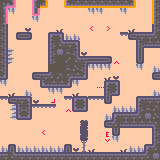

A level layout from a 2D game, rendered from its tile map. Below: a short description, then the map file with tile-grid data replaced by summaries:
An orthogonal 20x20 tile map with 8x8 px tiles, 5 tile layers (BG, Blocks, Platforms, Deco, ...), 3 tilesets and 22 objects (8x sign, 6x exit, 2x enemy, checkpoint, lock, ...).

<map version="1.10" tiledversion="1.12.2" orientation="orthogonal" renderorder="right-down" width="20" height="20" tilewidth="8" tileheight="8" infinite="0" nextlayerid="7" nextobjectid="41">
 <editorsettings>
  <export target="Start.tmj" format="json" />
 </editorsettings>
 <tileset firstgid="1" name="Pico" tilewidth="8" tileheight="8" tilecount="150" columns="15">
  <image source="tilemap_packed.png" width="120" height="80" />
 </tileset>
 <tileset firstgid="151" name="tilemap_packed_transparent" tilewidth="8" tileheight="8" tilecount="150" columns="15">
  <image source="tilemap_packed_transparent.png" width="120" height="80" />
 </tileset>
 <tileset firstgid="301" name="grayscale" tilewidth="8" tileheight="8" tilecount="150" columns="15">
  <image source="tilemap_colorDif.png" width="120" height="80" />
 </tileset>
 <layer id="2" name="BG" width="20" height="20">
  <data>[400 cells, 400 non-empty, 2 distinct tile ids]</data>
 </layer>
 <layer id="3" name="Blocks" width="20" height="20">
  <data>[400 cells, 132 non-empty, 32 distinct tile ids]</data>
 </layer>
 <layer id="6" name="Platforms" width="20" height="20">
  <data>[400 cells, 8 non-empty, 1 distinct tile ids]</data>
 </layer>
 <layer id="4" name="Deco" width="20" height="20">
  <data>[400 cells, 25 non-empty, 12 distinct tile ids]</data>
 </layer>
 <layer id="1" name="Spikes" width="20" height="20">
  <data>[400 cells, 36 non-empty, 1 distinct tile ids]</data>
 </layer>
 <objectgroup id="5" name="Objects">
  <object id="1" name="checkpoint" gid="374" x="58" y="62" width="4" height="4" />
  <object id="2" name="lock" gid="368" x="48" y="72" width="8" height="8" />
  <object id="3" name="key" gid="217" x="8" y="72" width="8" height="8" />
  <object id="4" name="star" gid="448" x="152" y="56" width="8" height="8" />
  <object id="5" name="jumpPad" gid="316" x="8" y="144" width="8" height="8" />
  <object id="8" name="player" gid="2147483890" x="144" y="144" width="8" height="8">
   <properties>
    <property name="friction" value="8" />
    <property name="jump" value="0.09" />
    <property name="maxSpeed" value="0.05" />
    <property name="particle" value="ground" />
    <property name="speed" value="0.5" />
   </properties>
  </object>
  <object id="10" name="enemy" gid="265" x="80" y="152" width="8" height="8">
   <properties>
    <property name="left" value="1" />
    <property name="right" value="2" />
    <property name="speed" value="15" />
   </properties>
  </object>
  <object id="11" name="enemy" gid="265" x="96" y="56" width="8" height="8">
   <properties>
    <property name="left" value="2" />
    <property name="right" value="1" />
    <property name="speed" value="20" />
   </properties>
  </object>
  <object id="15" name="sign" gid="196" x="104" y="152" width="8" height="8">
   <properties>
    <property name="text" value="Welcome to the tutorial / level select" />
   </properties>
  </object>
  <object id="17" name="sign" gid="196" x="64" y="144" width="8" height="8">
   <properties>
    <property name="text" value="Jump mid air to use an 8-directional dash" />
   </properties>
  </object>
  <object id="18" name="sign" gid="240" x="136" y="32" width="8" height="8">
   <properties>
    <property name="text" value="- Normal mode -" />
   </properties>
  </object>
  <object id="21" name="sign" gid="240" x="48" y="32" width="8" height="8">
   <properties>
    <property name="text">- Practice mode -
Level: Peanut Butter</property>
   </properties>
  </object>
  <object id="22" name="sign" gid="225" x="16" y="32" width="8" height="8">
   <properties>
    <property name="text">- Practice mode -
Level: Jelly</property>
   </properties>
  </object>
  <object id="23" name="sign" gid="196" x="32" y="72" width="8" height="8">
   <properties>
    <property name="text">After collecting the checkpoint powerup,
press 'c' to use while grounded.
Press 'r' to manually respawn.</property>
   </properties>
  </object>
  <object id="30" name="exit" gid="227" x="144" y="0" width="8" height="8" rotation="180">
   <properties>
    <property name="isPractice" type="bool" value="false" />
    <property name="level" value="PeanutButter" />
   </properties>
  </object>
  <object id="31" name="exit" gid="227" x="152" y="0" width="8" height="8" rotation="180">
   <properties>
    <property name="isPractice" type="bool" value="false" />
    <property name="level" value="PeanutButter" />
   </properties>
  </object>
  <object id="32" name="exit" gid="227" x="56" y="0" width="8" height="8" rotation="180">
   <properties>
    <property name="isPractice" type="bool" value="true" />
    <property name="level" value="PeanutButter" />
   </properties>
  </object>
  <object id="33" name="exit" gid="227" x="64" y="0" width="8" height="8" rotation="180">
   <properties>
    <property name="isPractice" type="bool" value="true" />
    <property name="level" value="PeanutButter" />
   </properties>
  </object>
  <object id="34" name="exit" gid="227" x="24" y="0" width="8" height="8" rotation="180">
   <properties>
    <property name="isPractice" type="bool" value="true" />
    <property name="level" value="Jelly" />
   </properties>
  </object>
  <object id="35" name="exit" gid="227" x="32" y="0" width="8" height="8" rotation="180">
   <properties>
    <property name="isPractice" type="bool" value="true" />
    <property name="level" value="Jelly" />
   </properties>
  </object>
  <object id="39" name="sign" gid="196" x="88" y="96" width="8" height="8">
   <properties>
    <property name="text">Try dashing diagonally into the block!
Tip: wait for the bottom of the player
to hit the dotted line</property>
   </properties>
  </object>
  <object id="40" name="sign" gid="196" x="144" y="96" width="8" height="8">
   <properties>
    <property name="text">^   For those seeking a challenge   ^
^ I give you: spike corner jumping! ^
^ (no this is not required to know) ^</property>
   </properties>
  </object>
 </objectgroup>
</map>
